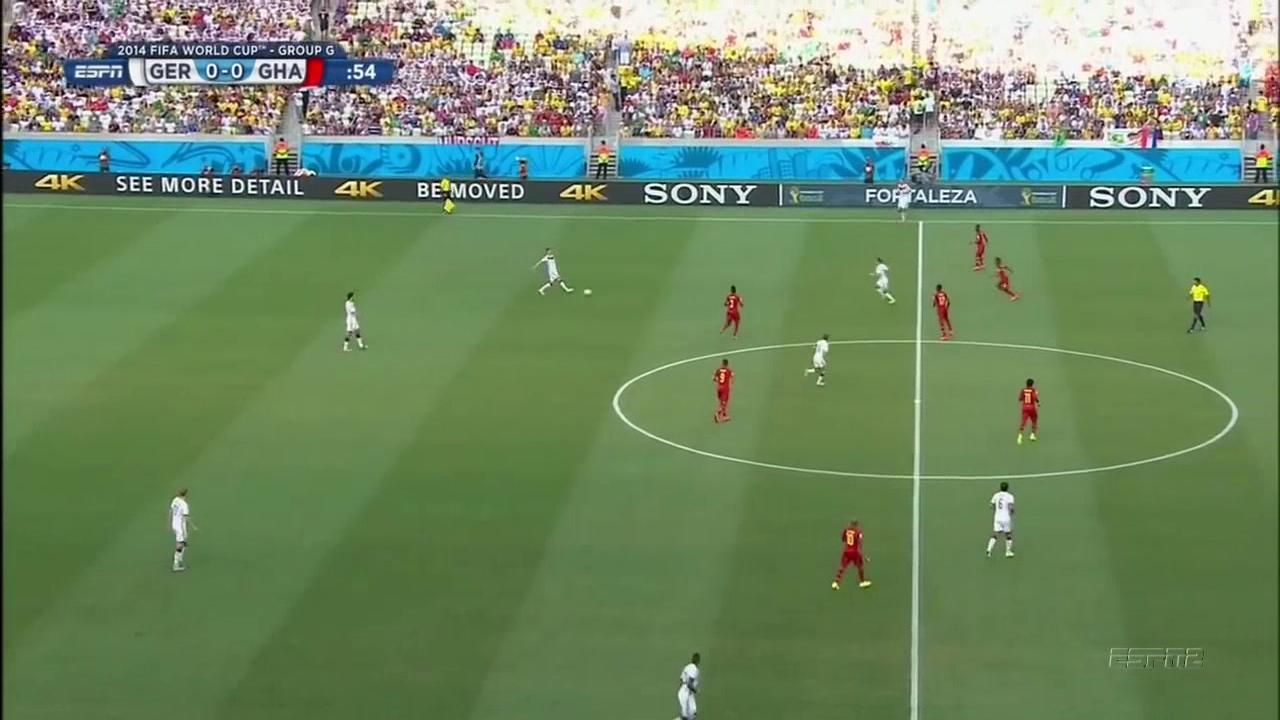
#> input picture PRACTICAFINAL/Material_Futbol/81.jpg, 1280 x 720 px
$ python campo.py
#> lines starting #> are read from the running program, lines starting #| are printed output that depends on the picture; after the words box and inside, x2 and y2 are one past the last pixel; in counts of white or black regions, pixels touching at a corner belong together
#> further down, imagen is the input picture: shape (720, 1280, 3); mean B, G, R 100.5, 136.7, 111.4
import cv2 as cv
import numpy as np
from skimage import color, measure
from whitelines import white_pixels_image

# Calcular media de bordes y hacer rectas

def campo(inImage):

    offset = 2

    # Imagen de RGB a HSV para calcular histograma de verdes en el canal H (Util para trabajar con colores)
    hsvImage = cv.cvtColor(inImage,cv.COLOR_BGR2HSV)
#> hsvImage: shape (720, 1280, 3); mean H, S, V 56, 95.8, 142.1

    # Calculo de maximos relativos de color verde predominante
    hist1 = cv.calcHist([hsvImage], [0], None, [256], [0,256])
#> hist1 = 256 values, max 148911 at index 48, min 0 at index 180, mean 3600
    hist_green = hist1[:120]
#> hist_green = 120 values, max 148911 at index 48, min 152 at index 117, mean 7208.3

    # Valor del maximo absoluto
    h_max = np.argmax(hist_green)
#> h_max = 48

    # Filtro para considerar tonos de verde
    h_rel_filter = hist_green[h_max] * 0.03
#> h_rel_filter = [4467.3]

    h_maximos = []
    h_min_filter = 0
    h_max_filter = 150
    if h_max > 30:
        h_min_filter = h_max - 30
#> h_min_filter = 18
    if h_max < 120:
        h_max_filter = h_max + 30
#> h_max_filter = 78
    for x in range(h_min_filter, h_max_filter):
        if (hist_green[x] >= h_rel_filter):
            h_maximos.append(x)
#> after the loop, h_maximos = [24, 26, 30, 43, 44, 45, 46, 47, 48, 49, 50, 51, 52, 53, 55]

    # Se aplica al menor y mayor maximo relativo porque en caso de sombras en el campo hay que coger un espectro mayor
    threshold_min = min(h_maximos) - offset
#> threshold_min = 22
    threshold_max = max(h_maximos) + offset
#> threshold_max = 57

    #Aplicacion de la mascara con los verdes mas repetidos
    lower_region= np.array([threshold_min,0,0])
#> lower_region = [22, 0, 0]
    upper_region = np.array([threshold_max,255,255])
#> upper_region = [57, 255, 255]
    mask = cv.inRange(hsvImage, lower_region, upper_region)
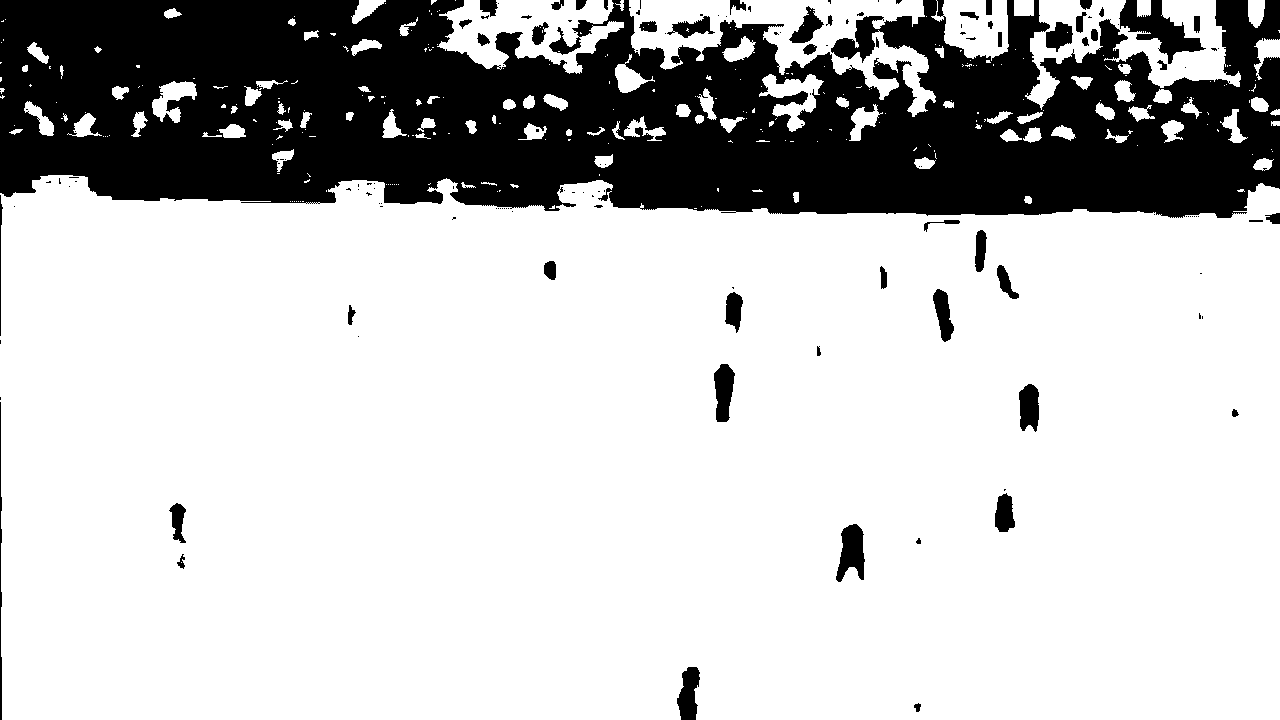
#> mask: shape (720, 1280); 76.3% white; 145 black regions (93 under 20 px), largest, box (x1, y1, x2, y2) and area: (0, 0, 1280, 218) 204787, (1119, 0, 1206, 64) 2172, (836, 524, 865, 582) 1087

    # Tratamiento de imagen para limpiar de ruido la zona del campo y tener un contorno mas limpio (Closing)
    kernel = cv.getStructuringElement(cv.MORPH_ELLIPSE, (11, 11))
    closing = cv.morphologyEx(mask, cv.MORPH_CLOSE, kernel)
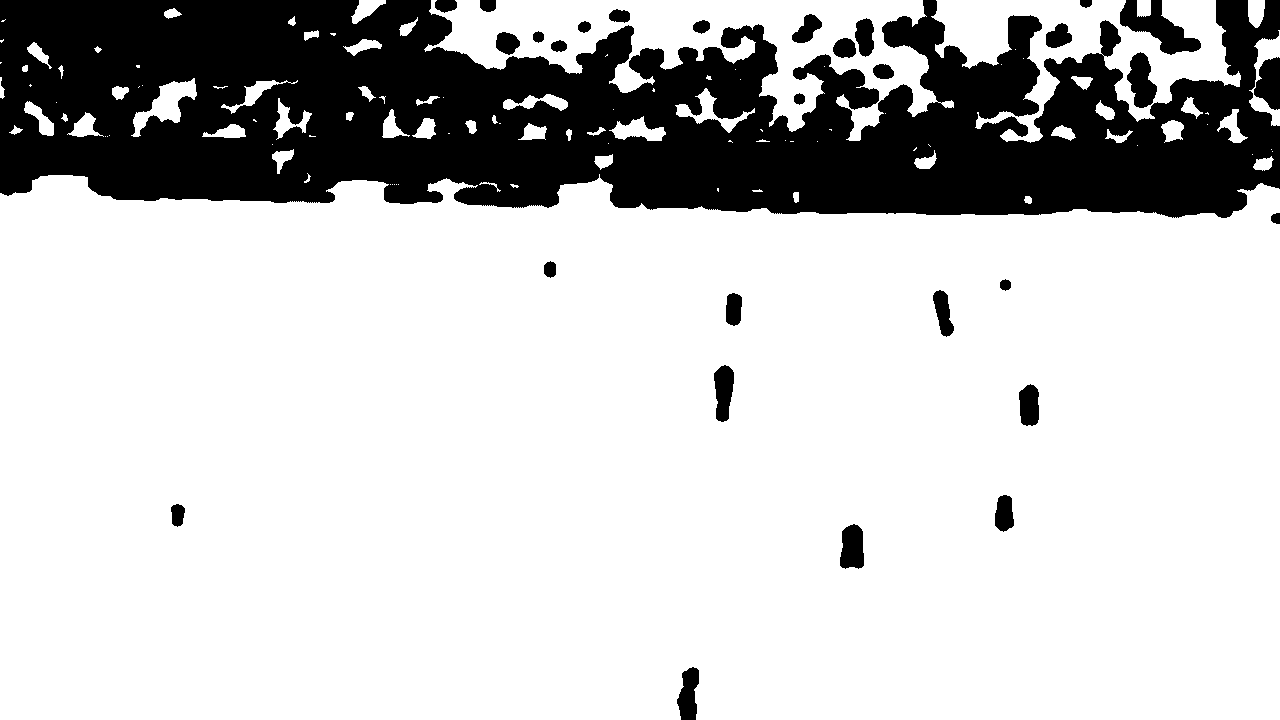
#> closing: shape (720, 1280); 77.6% white; 30 black regions

    # Busqueda del contorno mas grande (tiene que corresponder al campo)
    blank = np.zeros(inImage.shape[:2], dtype='uint8')
    contours, hierarchies = cv.findContours(closing, cv.RETR_LIST, cv.CHAIN_APPROX_NONE)
#> contours = 132 contours, 56 with area under 20; largest, box (x1, y1, x2, y2) and area: (0, 174, 1280, 720) 658531, (424, 0, 954, 141) 30564, (931, 0, 1241, 143) 18180, (131, 78, 197, 137) 1336, (1126, 51, 1158, 109) 1134
    cv.drawContours(blank, [max(contours, key=cv.contourArea)], -1, 255, thickness= -1)
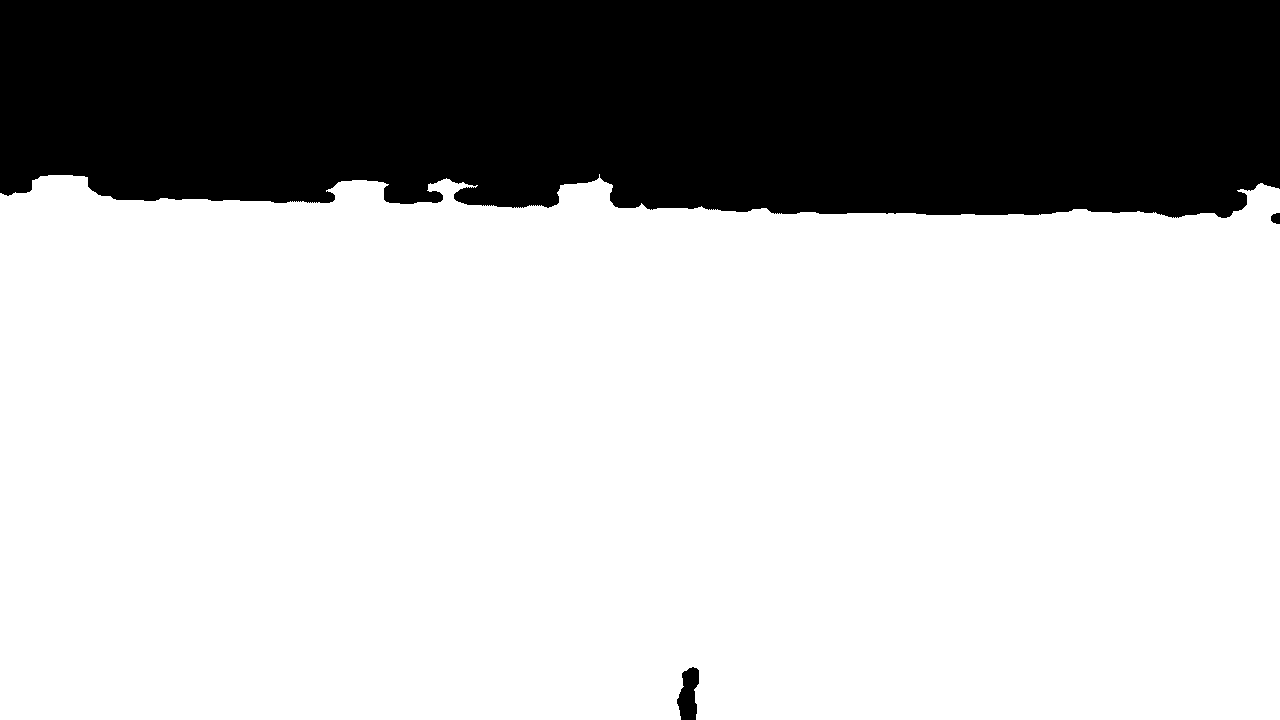
#> blank: shape (720, 1280); 71.7% white; 3 black regions, box (x1, y1, x2, y2) and area: (0, 0, 1280, 218) 260186, (677, 667, 699, 720) 824, (1271, 213, 1280, 224) 83

    # Cruzamos la imagen original con la mascara para obtener el resultado final
    resultado = cv.bitwise_and(inImage, inImage, mask=blank)
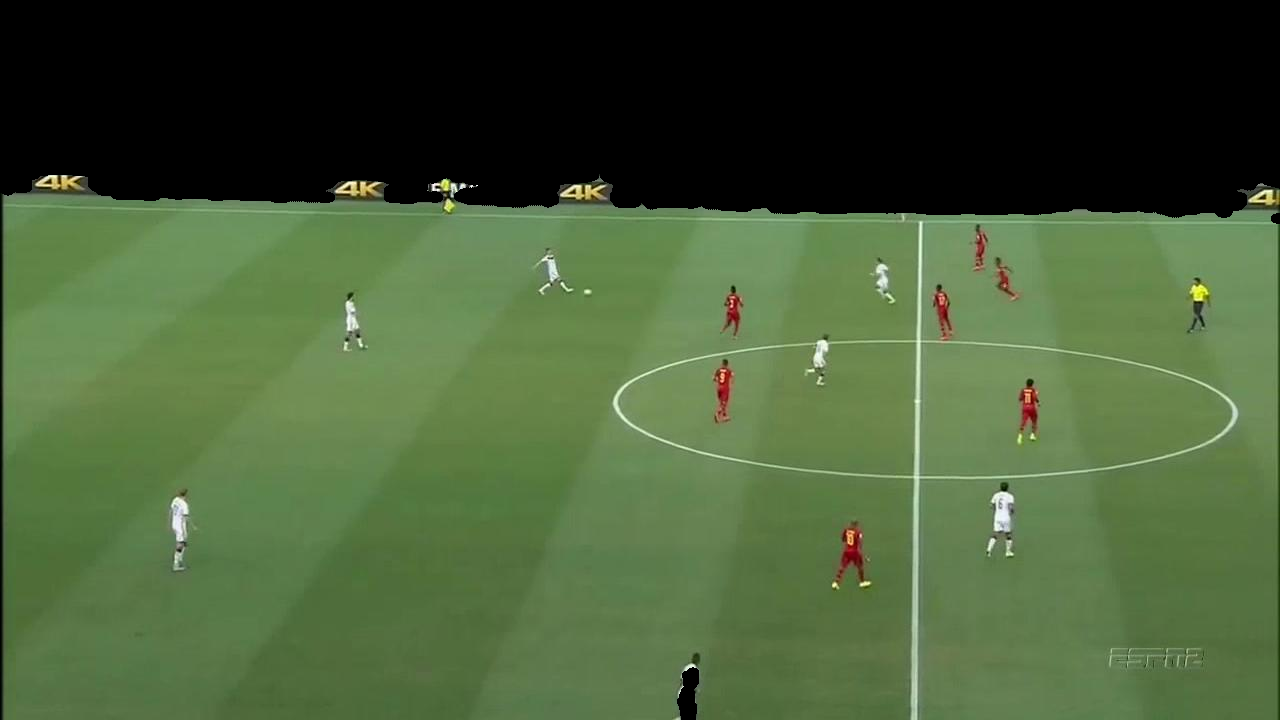
#> resultado: shape (720, 1280, 3); mean B, G, R 55.2, 91.9, 70.9
    #white_pixels = white_pixels_image(resultado)

    return resultado

# [10 lines left out: function run_campo, not called in this run]


if __name__ == "__main__":

    imagen = cv.imread('Material_Futbol/81.jpg')

    resultado = campo(imagen)

    cv.imshow('Original', imagen)
    cv.imshow("Campo", resultado)
    cv.imwrite("SOLOCAMPO.jpg", resultado)

    cv.waitKey(0)
    cv.destroyAllWindows()

$ run again, with PRACTICAFINAL/Material_Futbol/10.jpg copied over PRACTICAFINAL/Material_Futbol/81.jpg
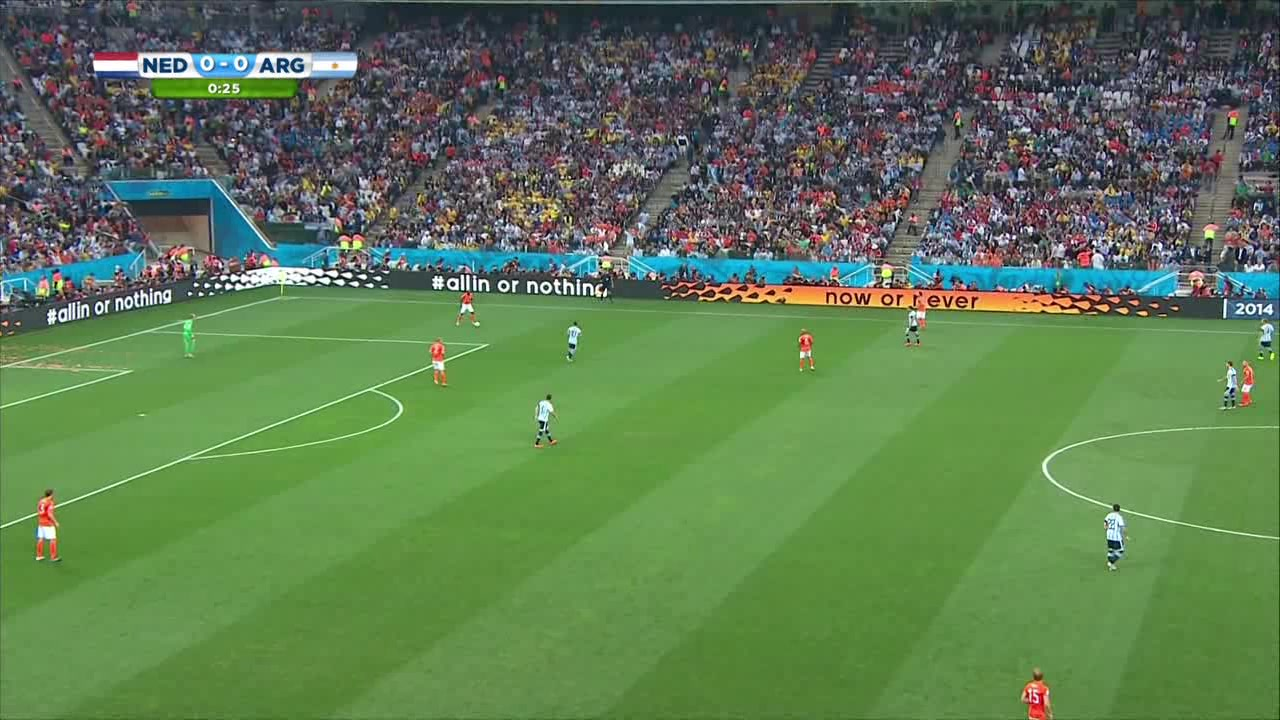
#> input picture PRACTICAFINAL/Material_Futbol/10.jpg, 1280 x 720 px
#> imagen is the input picture: shape (720, 1280, 3); mean B, G, R 83.2, 123.2, 94.1
#> hsvImage: shape (720, 1280, 3); mean H, S, V 72.1, 102.4, 129.7
#> hist1 = 256 values, max 151354 at index 49, min 0 at index 180, mean 3600
#> hist_green = 120 values, max 151354 at index 49, min 157 at index 78, mean 6559.9
#> h_max = 49
#> h_rel_filter = [4540.6]
#> h_min_filter = 19
#> h_max_filter = 79
#> after the loop in campo, `for x in range(h_min_filter, h_max_filter):`: h_maximos = [47, 48, 49, 50, 51, 52, 53]
#> threshold_min = 45
#> threshold_max = 55
#> lower_region = [45, 0, 0]
#> upper_region = [55, 255, 255]
#> in campo, `mask = cv.inRange(hsvImage, lower_region, upper_region)`:
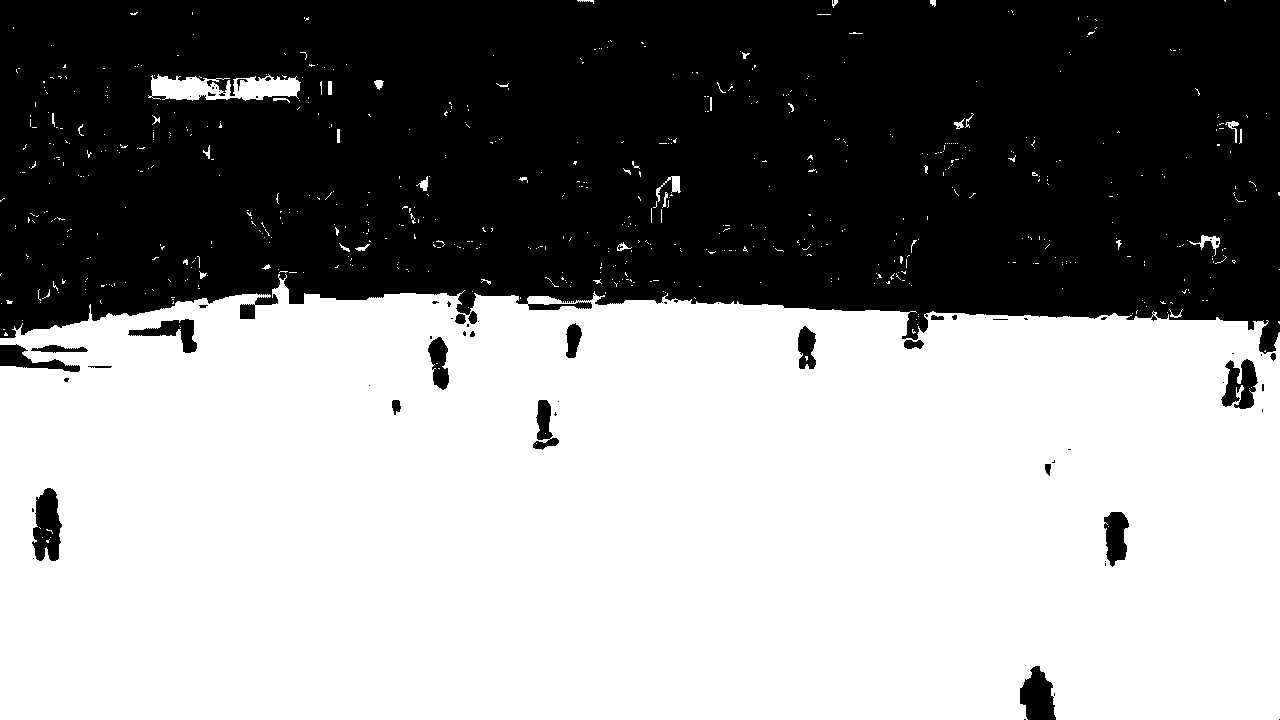
#> mask: shape (720, 1280); 56.6% white; 66 black regions (42 under 20 px), largest, box (x1, y1, x2, y2) and area: (0, 0, 1280, 354) 390137, (32, 488, 62, 561) 1544, (1020, 666, 1056, 720) 1355
#> closing: shape (720, 1280); 57.5% white; 17 black regions
#> contours = 394 contours, 338 with area under 20; largest, box (x1, y1, x2, y2) and area: (0, 269, 1280, 720) 524004, (148, 74, 309, 110) 3260, (32, 487, 62, 540) 968, (1105, 511, 1129, 563) 942, (651, 176, 681, 223) 614
#> blank: shape (720, 1280); 57.1% white; 3 black regions, box (x1, y1, x2, y2) and area: (0, 0, 1280, 351) 393916, (1020, 670, 1056, 720) 1292, (0, 345, 29, 368) 532
#> in campo, `resultado = cv.bitwise_and(inImage, inImage, mask=blank)`:
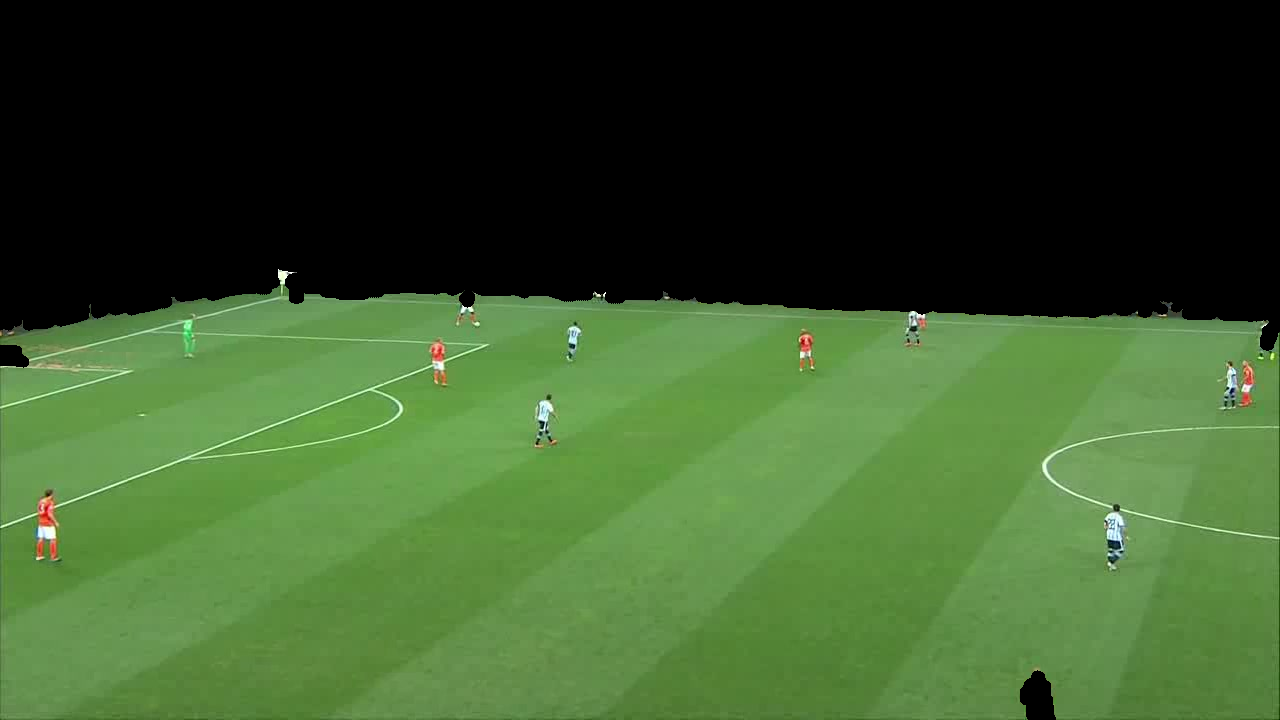
#> resultado: shape (720, 1280, 3); mean B, G, R 42.1, 84.2, 56.8
